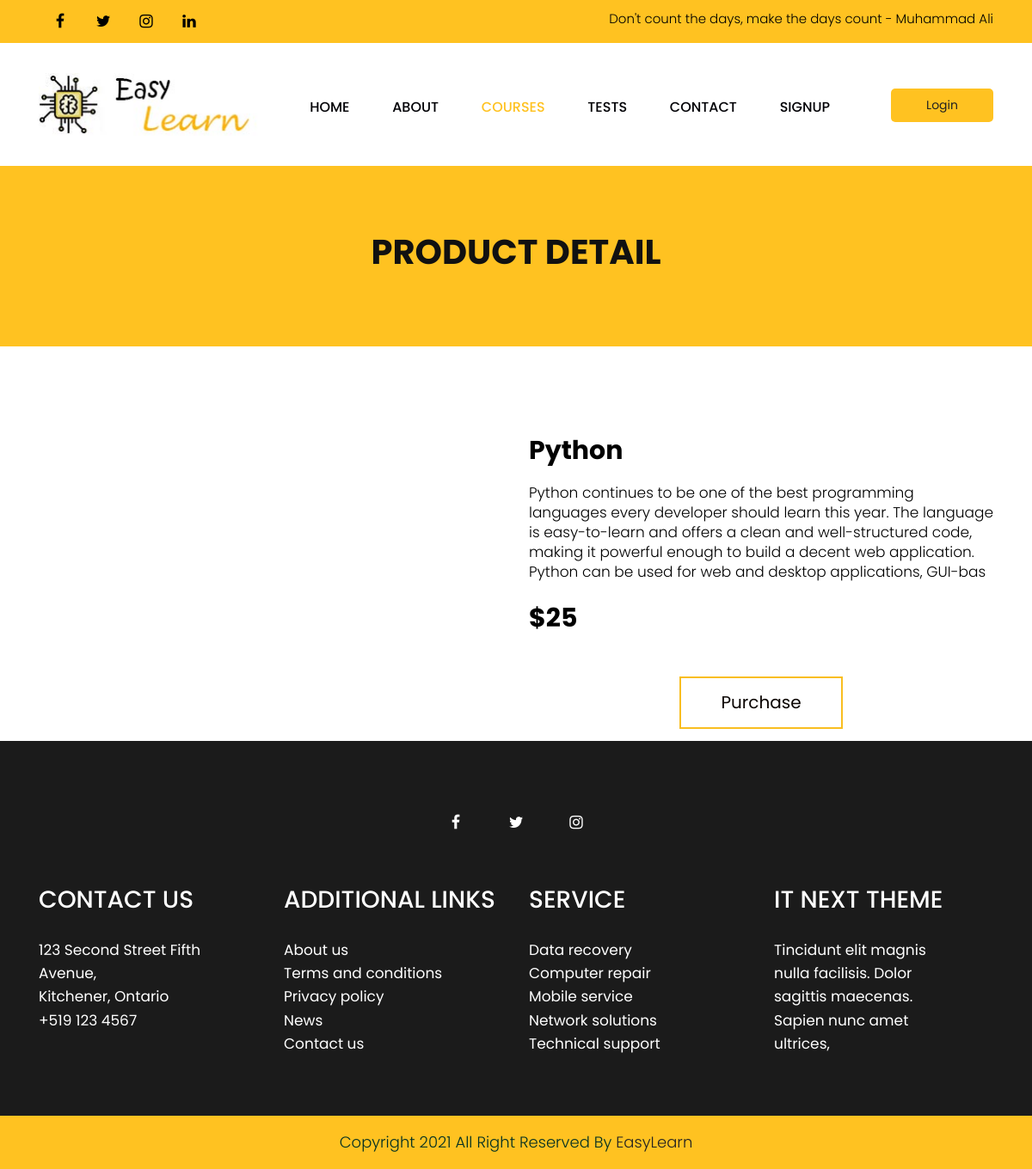
The page /product-detail.php?pid=2 on the database as committed earlier.
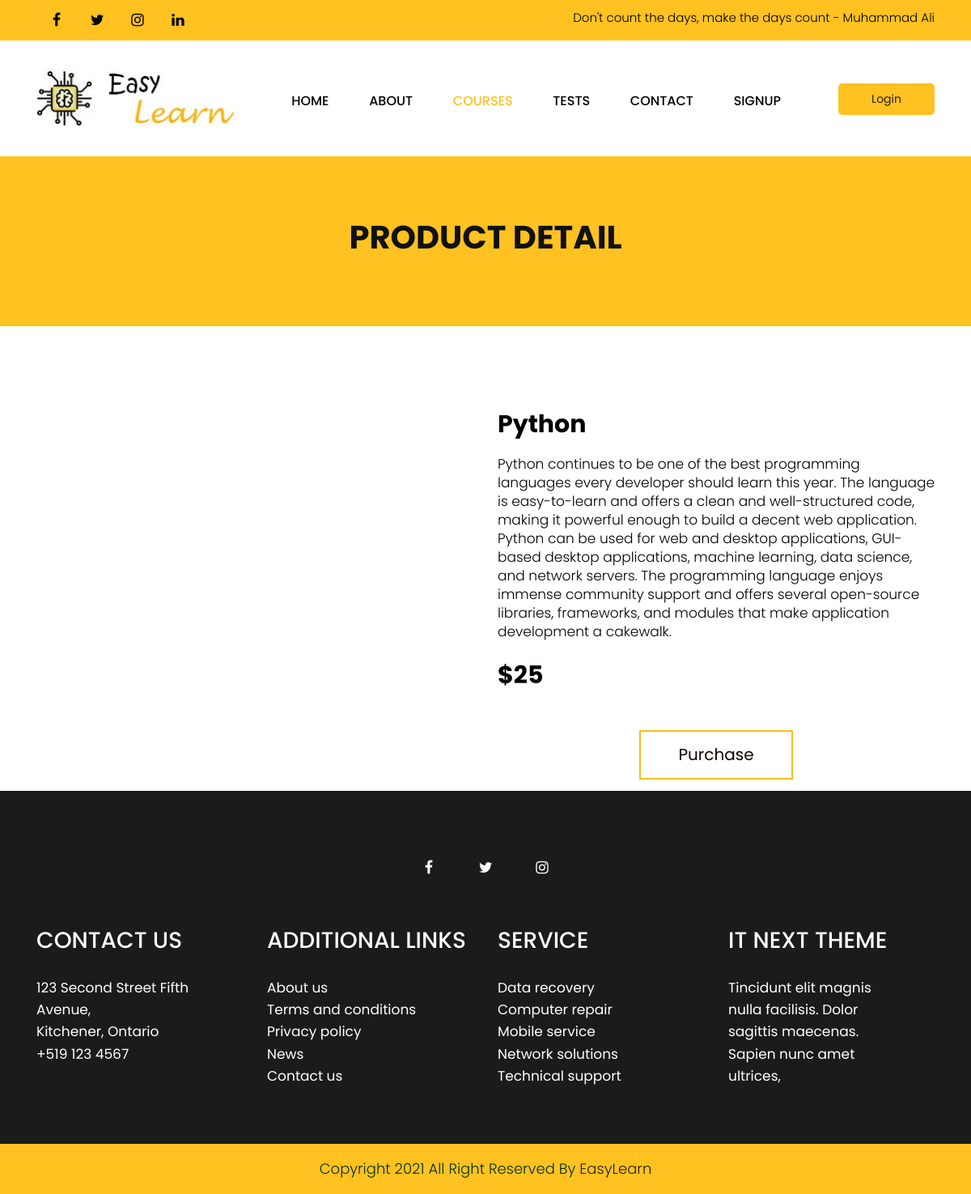
The same page on the database as committed later.
### tables this page shows
CREATE TABLE IF NOT EXISTS `products` (
  `id` INT NOT NULL AUTO_INCREMENT,
  `name` VARCHAR(45) NOT NULL,
  `price` DOUBLE NULL,
  `description` VARCHAR(600) NULL,
  `quantity` INT NULL,
  `released_date` DATE NULL,
  `expiry_date` DATE NULL,
  `img_url` VARCHAR(100) NULL,
  PRIMARY KEY (`id`));

### product-detail.php (the view, shortened to what this page needs)
<?php
require("includes/mysqli_connect.php");
$pid = $_GET["pid"];
if(!isset($pid) || $pid == "" || $pid < 1) {
   echo "There are no course chosen";
} else {
    $qry_str = "SELECT * FROM products WHERE id = $pid";
   $r = mysqli_query($dbc, $qry_str);
}
?>
<!DOCTYPE html>
<html lang="en">
   <head>
      <link rel="stylesheet" href="css/bootstrap.min.css">
      <link rel="stylesheet" href="css/style.css">
      <link rel="stylesheet" href="css/responsive.css">
      <link rel="stylesheet" href="css/jquery.mCustomScrollbar.min.css">
      <link rel="stylesheet" href="https://netdna.bootstrapcdn.com/font-awesome/4.0.3/css/font-awesome.css">
      <link rel="stylesheet" href="https://cdnjs.cloudflare.com/ajax/libs/fancybox/2.1.5/jquery.fancybox.min.css" media="screen">
   </head>
   <body class="main-layout product_page">
      <header>
         <div class="header">
            <div class="head_top">
               <div class="container">
                  <div class="row">
                    <div class="col-xl-6 col-lg-6 col-md-6 col-sm-12">
                       <div class="top-box">
                        <ul class="sociel_link">
                         <li> <a href="#"><i class="fa fa-facebook-f"></i></a></li>
                         <li> <a href="#"><i class="fa fa-twitter"></i></a></li>
                         <li> <a href="#"><i class="fa fa-instagram"></i></a></li>
                         <li> <a href="#"><i class="fa fa-linkedin"></i></a></li>
                     </ul>
                    </div>
                  </div>
                  <div class="col-xl-6 col-lg-6 col-md-6 col-sm-12">
                       <div class="top-box">
                        <p>Don't count the days, make the days count - Muhammad Ali</p>
                    </div>
                  </div>
               </div>
            </div>
         </div>
         <div class="container">
            <div class="row">
               <div class="col-xl-3 col-lg-3 col-md-3 col-sm-3 col logo_section">
                  <div class="full">
                     <div class="center-desk">
                        <div class="logo"> <a href="index.html"><img src="images/logo.jpg" alt="logo"/></a> </div>
                     </div>
                  </div>
               </div>
               <div class="col-xl-7 col-lg-7 col-md-9 col-sm-9">
                  <div class="menu-area">
                     <div class="limit-box">
                        <nav class="main-menu">
                           <ul class="menu-area-main">
                              <li > <a href="index.php">Home</a> </li>
                              <li> <a href="about.php">About</a> </li>
                              <li class="active"> <a href="product.php">Courses</a> </li>
                              <li> <a href="tests.php"> Tests</a> </li>
                              <li> <a href="contact.php">Contact</a> </li>
                              <li class="mean-last"> <a href="signup.php">signup</a> </li>
                           </ul>
                        </nav>
                     </div>
                  </div>
               </div>
               <div class="col-xl-2 col-lg-2 col-md-2 col-sm-2">
                  <li><a class="buy" href="login.php">Login</a></li>
               </div>
            </div>
         </div>
    </header>
    <div class="brand_color">
        <div class="container">
            <div class="row">
                <div class="col-md-12">
                    <div class="titlepage">
                        <h2>Product Detail</h2>
                    </div>
                </div>
            </div>
        </div>
    </div>
   <div class="about">
      <div class="container">
         <div class="row">
            <?php
               if($r) {
                  $row = mysqli_fetch_array($r, MYSQLI_ASSOC);
            ?>
            <dir class="col-xl-6 col-lg-6 col-md-12 col-sm-12">
               <div class="about_box">
                  <figure>
                  </figure>
               </div>
            </dir>
            <dir class="col-xl-6 col-lg-6 col-md-12 col-sm-12">
               <div class="about_box">
                  <h3><?php echo $row['name']; ?></h3>
                  <p><?php echo $row['description']; ?></p>
                  <br/>
                  <h3>$<?php echo $row['price']; ?></h3>
                  <a href="<?php echo 'checkout.php?pid='.$row['id']?>" class="purchase">Purchase</a>
               </div>
            </dir>
            <?php
               }
            ?>
         </div>
      </div>
   </div>
    <footr>
        <div class="footer">
            <div class="container">
                <div class="row">
                    <div class="col-md-6 offset-md-3">
                        <ul class="sociel">
                            <li> <a href="#"><i class="fa fa-facebook-f"></i></a></li>
                            <li> <a href="#"><i class="fa fa-twitter"></i></a></li>
                            <li> <a href="#"><i class="fa fa-instagram"></i></a></li>
                        </ul>
                    </div>
                </div>
                <div class="row">
                    <div class="col-xl-3 col-lg-3 col-md-6 col-sm-12">
                        <div class="contact">
                        <h3>Contact Us</h3>
                        <span>123 Second Street Fifth Avenue,<br>
                        Kitchener, Ontario<br>
                        +519 123 4567</span>
                    </div>
                </div>
                 <div class="col-xl-3 col-lg-3 col-md-6 col-sm-12">
                  <div class="contact">
                     <h3>ADDITIONAL LINKS</h3>
                     <ul class="lik">
                         <li> <a href="#">About us</a></li>
                         <li> <a href="#">Terms and conditions</a></li>
                         <li> <a href="#">Privacy policy</a></li>
                         <li> <a href="#">News</a></li>
                          <li> <a href="#">Contact us</a></li>
                     </ul>
                  </div>
               </div>
                 <div class="col-xl-3 col-lg-3 col-md-6 col-sm-12">
                  <div class="contact">
                     <h3>service</h3>
                      <ul class="lik">
                    <li> <a href="#"> Data recovery</a></li>
                         <li> <a href="#">Computer repair</a></li>
                         <li> <a href="#">Mobile service</a></li>
                         <li> <a href="#">Network solutions</a></li>
                          <li> <a href="#">Technical support</a></li>
                  </div>
               </div>
                 <div class="col-xl-3 col-lg-3 col-md-6 col-sm-12">
                  <div class="contact">
                     <h3>IT NEXT THEME</h3>
                     <span>Tincidunt elit magnis <br>
                     nulla facilisis. Dolor <br>
                  sagittis maecenas. <br>
               Sapien nunc amet <br>
            ultrices, </span>
                  </div>
               </div>
            </div>
         </div>
            <div class="copyright">
               <p>Copyright 2021 All Right Reserved By <a href="index.html">EasyLearn</a></p>
            </div>
      </div>
      </footr>
   </body>
</html>

### css/style.css (style rules this page uses)
* { box-sizing: border-box !important; }
html { scroll-behavior: smooth; }
body { color: #666666; font-size: 14px; font-family: 'poppins', sans-serif; line-height: 1.80857; font-weight: normal; overflow-x: hidden; }
a { color: #1f1f1f; text-decoration: none !important; outline: none !important; -webkit-transition: all .3s ease-in-out; -moz-transition: all .3s ease-in-out; -ms-transition: all .3s ease-in-out; -o-transition: all .3s ease-in-out; transition: all .3s ease-in-out; }
h1, h2, h3, h4, h5, h6 { letter-spacing: 0; font-weight: normal; position: relative; padding: 0 0 10px 0; font-weight: normal; line-height: normal; color: #111111; margin: 0 }
h2 { font-size: 22px }
h3 { font-size: 18px }
*, *::after, *::before { -webkit-box-sizing: border-box; -moz-box-sizing: border-box; box-sizing: border-box; }
ul, li, ol { margin: 0px; padding: 0px; list-style: none; }
p { margin: 0px; font-weight: 300; font-size: 15px; line-height: 24px; }
a { color: #222222; text-decoration: none; outline: none !important; }
a, .btn { text-decoration: none !important; outline: none !important; -webkit-transition: all .3s ease-in-out; -moz-transition: all .3s ease-in-out; -ms-transition: all .3s ease-in-out; -o-transition: all .3s ease-in-out; transition: all .3s ease-in-out; }
img { max-width: 100%; height: auto; }
.full { float: left; width: 100%; }
.full { width: 100%; float: left; margin: 0; padding: 0; }
.logo_section { text-align: center; }
.logo { float: left; }
nav.main-menu { float: right; margin-left: 0; }
.menu-area-main li.active a { color: #ffc221; }
.main-menu { text-align: center; }
.main-menu ul { margin: 0; list-style-type: none; }
.main-menu ul > li { display: inline-block; position: relative; }
.main-menu ul > li a { padding: 30px 23px 0 23px; line-height: 20px; font-size: 16px; display: block; font-weight: 500; color: #010005; text-transform: uppercase; }
.main-menu ul li:last-child a { padding-right: 0; }
.main-menu ul li:first-child { margin-left: 0; }
.main-menu ul > li { position: inherit; display: inline-block; vertical-align: middle; }
.buy { background: #ffc221; padding: 7px 41px !important; margin-top: 18px; border-radius: 5px; display: inline-block; float: right; }
.head_top { background: #ffc221; margin-bottom: 35px; }
ul.sociel_link { display: flex; flex-wrap: wrap; justify-content: center; margin: 0 auto; float: left; }
.top-box p { float: right; padding-top: 10px; color: #000; }
ul.sociel_link li { display: inline-block; }
ul.sociel_link li a { color: #000; width: 50px; height: 50px; float: left; text-align: center; line-height: 50px; border-radius: 100%; font-size: 18px; }
.header { background: #fff; padding-bottom: 35px; }
.logo a { font-size: 40px; font-weight: bold; text-transform: uppercase; color: #fff; line-height: 40px; }
.purchase { width: 190px; margin: 0 auto; background: #fff; display: block; border: #f9be20 solid 2px; text-align: center; padding: 10px 0px; color: #0a0401 !important; font-size: 20px; margin-top: 40px; }
.footer { background: #1b1b1b; padding-top: 70px; }
ul.sociel { display: flex; flex-wrap: wrap; justify-content: center; margin: 0 auto; }
ul.sociel li { display: inline-block; padding: 0px 10px; }
ul.sociel li a { color: #fff; width: 50px; height: 50px; float: left; text-align: center; line-height: 50px; border-radius: 100%; font-size: 18px; }
.contact { margin-top: 50px; }
.contact h3 { color: #fff; font-weight: 500; font-size: 28px; line-height: 30px; padding-bottom: 30px; text-transform: uppercase; }
.contact span { color: #fff; font-size: 17px; line-height: 27px; }
ul.lik li a { color: #fff; font-size: 17px; line-height: 27px; }
.copyright { background-color: #ffc221; padding: 20px 0px; margin-top: 70px; }
.copyright p { color: #023023; font-size: 18px; line-height: 22px; text-align: center; }
.brand_color .titlepage h2 { font-weight: bold; font-size: 40px !important; text-transform: uppercase; }
.brand_color { background-color: #ffc221; }
.brand_color .titlepage { margin-top: 70px; padding-bottom: 70px; text-align: center; }
.about { padding-top: 90px; }
.about .about_box figure { margin: 0; }
.about .about_box h3 { color: #000; font-weight: bold; font-size: 30px; line-height: 35px; }
.about .about_box p { color: #000; font-size: 17px; line-height: 23px; padding-top: 10px; }

Rows that differ between the two databases and show on the page:
changed products "Python": description "…web and desktop applications, GUI-bas" → "…web and desktop applications, GUI-based desktop applications, machine learning, data science, and network servers. The programming language enjoys immense community support and offers several open-source libraries, frameworks, and modules that make application development a cakewalk."
